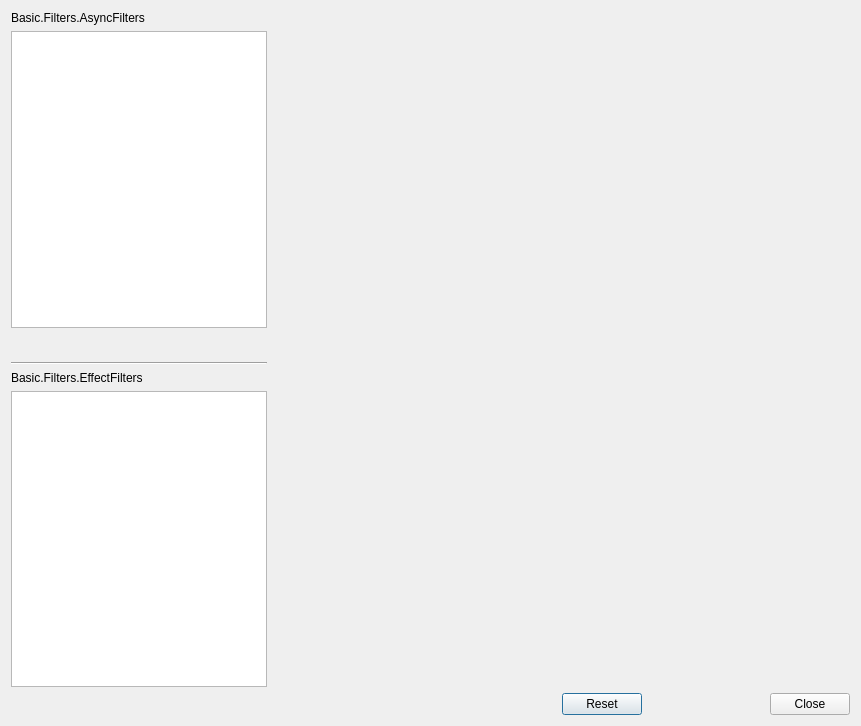
<?xml version="1.0" encoding="UTF-8"?>
<ui version="4.0">
 <class>OBSBasicFilters</class>
 <widget class="QDialog" name="OBSBasicFilters">
  <property name="geometry">
   <rect>
    <x>0</x>
    <y>0</y>
    <width>861</width>
    <height>726</height>
   </rect>
  </property>
  <property name="windowTitle">
   <string>Basic.Filters</string>
  </property>
  <layout class="QVBoxLayout" name="verticalLayout">
   <item>
    <layout class="QHBoxLayout" name="horizontalLayout">
     <property name="sizeConstraint">
      <enum>QLayout::SetMinimumSize</enum>
     </property>
     <item>
      <layout class="QVBoxLayout" name="verticalLayout_2">
       <item>
        <widget class="QWidget" name="asyncWidget" native="true">
         <property name="sizePolicy">
          <sizepolicy hsizetype="Preferred" vsizetype="Expanding">
           <horstretch>0</horstretch>
           <verstretch>0</verstretch>
          </sizepolicy>
         </property>
         <layout class="QVBoxLayout" name="verticalLayout_3">
          <property name="leftMargin">
           <number>0</number>
          </property>
          <property name="topMargin">
           <number>0</number>
          </property>
          <property name="rightMargin">
           <number>0</number>
          </property>
          <property name="bottomMargin">
           <number>0</number>
          </property>
          <item>
           <widget class="QLabel" name="asyncLabel">
            <property name="text">
             <string>Basic.Filters.AsyncFilters</string>
            </property>
           </widget>
          </item>
          <item>
           <widget class="FocusList" name="asyncFilters">
            <property name="sizePolicy">
             <sizepolicy hsizetype="Preferred" vsizetype="Expanding">
              <horstretch>0</horstretch>
              <verstretch>0</verstretch>
             </sizepolicy>
            </property>
            <property name="contextMenuPolicy">
             <enum>Qt::CustomContextMenu</enum>
            </property>
           </widget>
          </item>
          <item alignment="Qt::AlignLeft">
           <widget class="QWidget" name="widget" native="true">
            <layout class="QHBoxLayout" name="horizontalLayout_4">
             <property name="spacing">
              <number>4</number>
             </property>
             <property name="leftMargin">
              <number>0</number>
             </property>
             <property name="topMargin">
              <number>0</number>
             </property>
             <property name="rightMargin">
              <number>0</number>
             </property>
             <property name="bottomMargin">
              <number>0</number>
             </property>
             <item>
              <widget class="QPushButton" name="addAsyncFilter">
               <property name="maximumSize">
                <size>
                 <width>22</width>
                 <height>22</height>
                </size>
               </property>
               <property name="text">
                <string notr="true"/>
               </property>
               <property name="icon">
                <iconset resource="obs.qrc">
                 <normaloff>:/res/images/add.png</normaloff>:/res/images/add.png</iconset>
               </property>
               <property name="autoDefault">
                <bool>false</bool>
               </property>
               <property name="flat">
                <bool>true</bool>
               </property>
               <property name="themeID" stdset="0">
                <string>addIconSmall</string>
               </property>
              </widget>
             </item>
             <item>
              <widget class="QPushButton" name="removeAsyncFilter">
               <property name="maximumSize">
                <size>
                 <width>22</width>
                 <height>22</height>
                </size>
               </property>
               <property name="text">
                <string notr="true"/>
               </property>
               <property name="icon">
                <iconset resource="obs.qrc">
                 <normaloff>:/res/images/list_remove.png</normaloff>:/res/images/list_remove.png</iconset>
               </property>
               <property name="autoDefault">
                <bool>false</bool>
               </property>
               <property name="flat">
                <bool>true</bool>
               </property>
               <property name="themeID" stdset="0">
                <string>removeIconSmall</string>
               </property>
              </widget>
             </item>
             <item>
              <widget class="QPushButton" name="moveAsyncFilterUp">
               <property name="maximumSize">
                <size>
                 <width>22</width>
                 <height>22</height>
                </size>
               </property>
               <property name="text">
                <string notr="true"/>
               </property>
               <property name="icon">
                <iconset resource="obs.qrc">
                 <normaloff>:/res/images/up.png</normaloff>:/res/images/up.png</iconset>
               </property>
               <property name="autoDefault">
                <bool>false</bool>
               </property>
               <property name="flat">
                <bool>true</bool>
               </property>
               <property name="themeID" stdset="0">
                <string>upArrowIconSmall</string>
               </property>
              </widget>
             </item>
             <item>
              <widget class="QPushButton" name="moveAsyncFilterDown">
               <property name="maximumSize">
                <size>
                 <width>22</width>
                 <height>22</height>
                </size>
               </property>
               <property name="text">
                <string notr="true"/>
               </property>
               <property name="icon">
                <iconset resource="obs.qrc">
                 <normaloff>:/res/images/down.png</normaloff>:/res/images/down.png</iconset>
               </property>
               <property name="autoDefault">
                <bool>false</bool>
               </property>
               <property name="flat">
                <bool>true</bool>
               </property>
               <property name="themeID" stdset="0">
                <string>downArrowIconSmall</string>
               </property>
              </widget>
             </item>
            </layout>
           </widget>
          </item>
         </layout>
        </widget>
       </item>
       <item>
        <widget class="Line" name="separatorLine">
         <property name="orientation">
          <enum>Qt::Horizontal</enum>
         </property>
        </widget>
       </item>
       <item>
        <widget class="QWidget" name="effectWidget" native="true">
         <property name="sizePolicy">
          <sizepolicy hsizetype="Preferred" vsizetype="Expanding">
           <horstretch>0</horstretch>
           <verstretch>0</verstretch>
          </sizepolicy>
         </property>
         <layout class="QVBoxLayout" name="verticalLayout_4">
          <property name="leftMargin">
           <number>0</number>
          </property>
          <property name="topMargin">
           <number>0</number>
          </property>
          <property name="rightMargin">
           <number>0</number>
          </property>
          <property name="bottomMargin">
           <number>0</number>
          </property>
          <item>
           <widget class="QLabel" name="label_2">
            <property name="text">
             <string>Basic.Filters.EffectFilters</string>
            </property>
           </widget>
          </item>
          <item>
           <widget class="FocusList" name="effectFilters">
            <property name="sizePolicy">
             <sizepolicy hsizetype="Preferred" vsizetype="Expanding">
              <horstretch>0</horstretch>
              <verstretch>0</verstretch>
             </sizepolicy>
            </property>
            <property name="contextMenuPolicy">
             <enum>Qt::CustomContextMenu</enum>
            </property>
           </widget>
          </item>
          <item alignment="Qt::AlignLeft">
           <widget class="QWidget" name="widget_2" native="true">
            <layout class="QHBoxLayout" name="horizontalLayout_6">
             <property name="spacing">
              <number>4</number>
             </property>
             <property name="leftMargin">
              <number>0</number>
             </property>
             <property name="topMargin">
              <number>0</number>
             </property>
             <property name="rightMargin">
              <number>0</number>
             </property>
             <property name="bottomMargin">
              <number>0</number>
             </property>
             <item>
              <widget class="QPushButton" name="addEffectFilter">
               <property name="maximumSize">
                <size>
                 <width>22</width>
                 <height>22</height>
                </size>
               </property>
               <property name="text">
                <string notr="true"/>
               </property>
               <property name="icon">
                <iconset resource="obs.qrc">
                 <normaloff>:/res/images/add.png</normaloff>:/res/images/add.png</iconset>
               </property>
               <property name="autoDefault">
                <bool>false</bool>
               </property>
               <property name="flat">
                <bool>true</bool>
               </property>
               <property name="themeID" stdset="0">
                <string>addIconSmall</string>
               </property>
              </widget>
             </item>
             <item>
              <widget class="QPushButton" name="removeEffectFilter">
               <property name="maximumSize">
                <size>
                 <width>22</width>
                 <height>22</height>
                </size>
               </property>
               <property name="text">
                <string notr="true"/>
               </property>
               <property name="icon">
                <iconset resource="obs.qrc">
                 <normaloff>:/res/images/list_remove.png</normaloff>:/res/images/list_remove.png</iconset>
               </property>
               <property name="autoDefault">
                <bool>false</bool>
               </property>
               <property name="flat">
                <bool>true</bool>
               </property>
               <property name="themeID" stdset="0">
                <string>removeIconSmall</string>
               </property>
              </widget>
             </item>
             <item>
              <widget class="QPushButton" name="moveEffectFilterUp">
               <property name="maximumSize">
                <size>
                 <width>22</width>
                 <height>22</height>
                </size>
               </property>
               <property name="text">
                <string notr="true"/>
               </property>
               <property name="icon">
                <iconset resource="obs.qrc">
                 <normaloff>:/res/images/up.png</normaloff>:/res/images/up.png</iconset>
               </property>
               <property name="autoDefault">
                <bool>false</bool>
               </property>
               <property name="flat">
                <bool>true</bool>
               </property>
               <property name="themeID" stdset="0">
                <string>upArrowIconSmall</string>
               </property>
              </widget>
             </item>
             <item>
              <widget class="QPushButton" name="moveEffectFilterDown">
               <property name="maximumSize">
                <size>
                 <width>22</width>
                 <height>22</height>
                </size>
               </property>
               <property name="text">
                <string notr="true"/>
               </property>
               <property name="icon">
                <iconset resource="obs.qrc">
                 <normaloff>:/res/images/down.png</normaloff>:/res/images/down.png</iconset>
               </property>
               <property name="autoDefault">
                <bool>false</bool>
               </property>
               <property name="flat">
                <bool>true</bool>
               </property>
               <property name="themeID" stdset="0">
                <string>downArrowIconSmall</string>
               </property>
              </widget>
             </item>
            </layout>
           </widget>
          </item>
         </layout>
        </widget>
       </item>
      </layout>
     </item>
     <item>
      <layout class="QVBoxLayout" name="rightContainerLayout">
       <item>
        <layout class="QVBoxLayout" name="rightLayout">
         <item>
          <widget class="OBSQTDisplay" name="preview" native="true">
           <property name="sizePolicy">
            <sizepolicy hsizetype="Expanding" vsizetype="Expanding">
             <horstretch>0</horstretch>
             <verstretch>0</verstretch>
            </sizepolicy>
           </property>
           <property name="minimumSize">
            <size>
             <width>24</width>
             <height>24</height>
            </size>
           </property>
          </widget>
         </item>
        </layout>
       </item>
       <item>
        <layout class="QHBoxLayout" name="horizontalLayout_2">
         <property name="spacing">
          <number>4</number>
         </property>
         <property name="sizeConstraint">
          <enum>QLayout::SetMaximumSize</enum>
         </property>
         <item>
          <spacer name="horizontalSpacer">
           <property name="orientation">
            <enum>Qt::Horizontal</enum>
           </property>
           <property name="sizeHint" stdset="0">
            <size>
             <width>0</width>
             <height>0</height>
            </size>
           </property>
          </spacer>
         </item>
         <item>
          <widget class="QDialogButtonBox" name="buttonBox">
           <property name="standardButtons">
            <set>QDialogButtonBox::Reset|QDialogButtonBox::Close</set>
           </property>
          </widget>
         </item>
        </layout>
       </item>
      </layout>
     </item>
    </layout>
   </item>
  </layout>
 </widget>
 <customwidgets>
  <customwidget>
   <class>OBSQTDisplay</class>
   <extends>QWidget</extends>
   <header>qt-display.hpp</header>
   <container>1</container>
  </customwidget>
  <customwidget>
   <class>FocusList</class>
   <extends>QListWidget</extends>
   <header>focus-list.hpp</header>
  </customwidget>
 </customwidgets>
 <resources>
  <include location="obs.qrc"/>
 </resources>
 <connections>
 </connections>
</ui>
